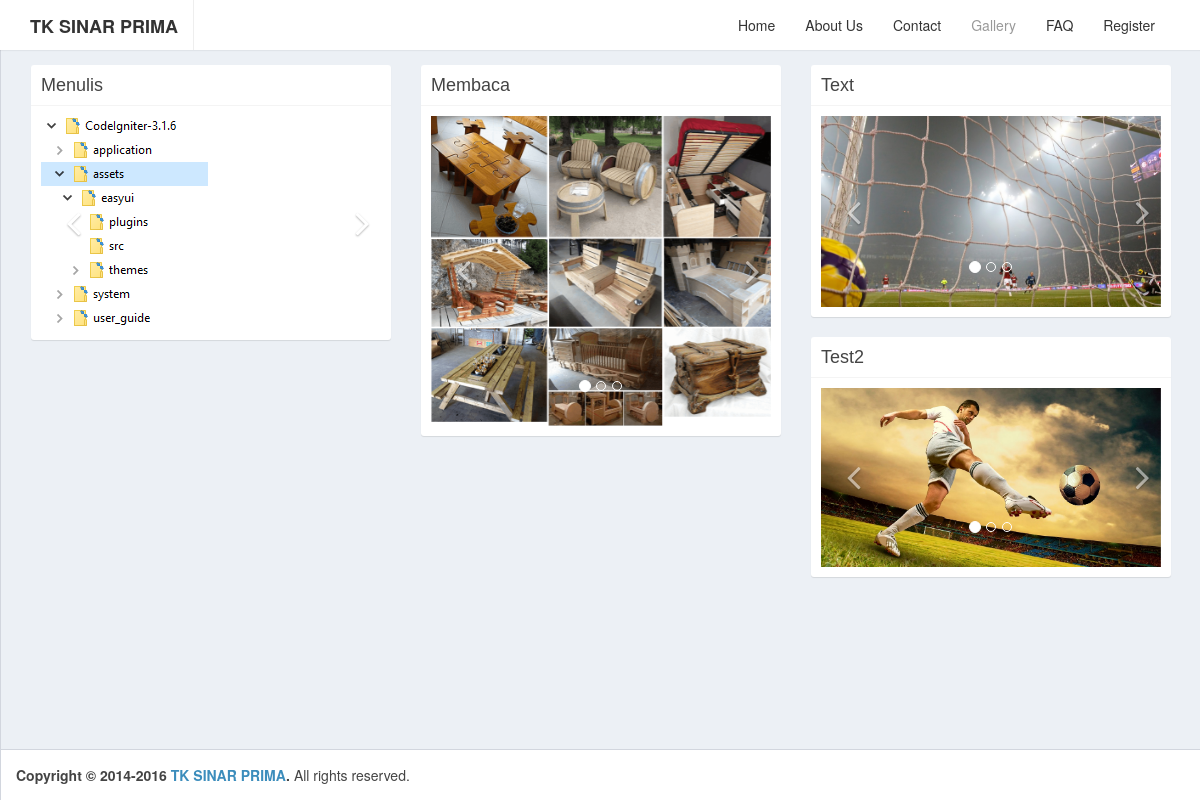
The page /galeri.php on the database its author committed.
### tables this page shows
CREATE TABLE `tb_galeri` (
  `id` int(10) UNSIGNED NOT NULL,
  `nip` varchar(20) NOT NULL,
  `judul` varchar(200) NOT NULL,
  `deskripsi` text NOT NULL,
  `status` varchar(50) NOT NULL DEFAULT 'active'
);

CREATE TABLE `tb_galeri_detail` (
  `id` int(10) UNSIGNED NOT NULL,
  `id_galeri` int(10) UNSIGNED NOT NULL DEFAULT '0',
  `foto` varchar(200) NOT NULL DEFAULT '0'
);

### galeri.php (the view, shortened to what this page needs)
<?php require 'partials/head.php'; ?>
<?php
  $query = "SELECT * FROM tb_galeri WHERE status = 'active'";
  $statement = $connect->prepare($query);
  $statement->execute();
  $result = $statement->fetchAll();
?>
<div class="container">
  <div class="row">
    <div class="col-md-12 col-xs-12">
      <div class="row">
        <?php foreach ($result as $row): ?>
          <?php
            $query = "SELECT * FROM tb_galeri_detail WHERE id_galeri = :id_galeri";
            $galeri = $connect->prepare($query);
            $galeri->execute(array(':id_galeri' => $row['id']));
            $galeriResult = $galeri->fetchAll();
          ?>
          <div class="col-sm-4">
            <div class="box box-solid">
              <div class="box-header with-border">
                <h3 class="box-title"><?php echo $row['judul'] ?></h3>
              </div>
              <div class="box-body">
                  <div id="carousel-example-generic<?php echo $row['id'] ?>" class="carousel slide" data-ride="carousel">
                    <ol class="carousel-indicators">
                      <li data-target="#carousel-example-generic<?php echo $row['id'] ?>" data-slide-to="0" class="active"></li>
                      <li data-target="#carousel-example-generic<?php echo $row['id'] ?>" data-slide-to="1" class=""></li>
                      <li data-target="#carousel-example-generic<?php echo $row['id'] ?>" data-slide-to="2" class=""></li>
                    </ol>
                    <div class="carousel-inner">
                      <?php
                      $i=0;
                      foreach ($galeriResult as $key){
                        $i++;
                        ?>
                          <div class="item <?php echo ($i==1)?'active':''?> " >
                            <img src="uploads/<?php echo $key['foto'] ?>" >
                          </div>
                        <?php
                        }
                      ?>
                    </div>
                    <a class="left carousel-control" href="#carousel-example-generic<?php echo $row['id'] ?>" data-slide="prev">
                      <span class="fa fa-angle-left"></span>
                    </a>
                    <a class="right carousel-control" href="#carousel-example-generic<?php echo $row['id'] ?>" data-slide="next">
                      <span class="fa fa-angle-right"></span>
                    </a>
                  </div>
                </div>
              </div>
            </div>
          <?php endforeach ?>
      </div>
  </div>
</div>
<?php require 'partials/footer.php'; ?>

### rows shown on the page
tb_galeri: judul "Menulis"
tb_galeri_detail: foto (picture)
tb_galeri: judul "Membaca"
tb_galeri_detail: foto (picture)
tb_galeri: judul "Text"
tb_galeri_detail: foto (picture)
tb_galeri: judul "Test2"
tb_galeri_detail: foto (picture)
